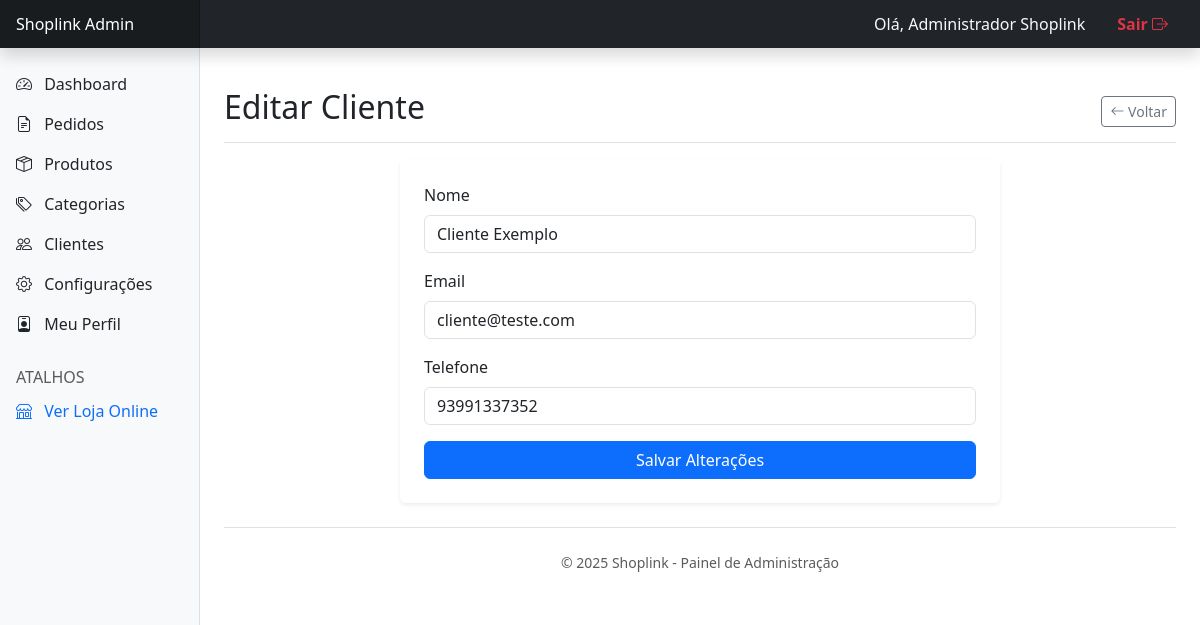
Screenshot of /admin/editar_cliente.php?id=2 (signed in) with the database file from the repository.
### tables this page shows
CREATE TABLE `usuarios` (
  `id` int(11) NOT NULL AUTO_INCREMENT,
  `nome` varchar(255) NOT NULL,
  `email` varchar(255) NOT NULL,
  `telefone` varchar(20) DEFAULT NULL,
  `endereco_cep` varchar(10) DEFAULT NULL,
  `endereco_rua` varchar(255) DEFAULT NULL,
  `endereco_numero` varchar(20) DEFAULT NULL,
  `endereco_bairro` varchar(100) DEFAULT NULL,
  `endereco_cidade` varchar(100) DEFAULT NULL,
  `endereco_estado` varchar(50) DEFAULT NULL,
  `endereco_complemento` varchar(100) DEFAULT NULL,
  `senha_hash` varchar(255) NOT NULL,
  `role` enum('admin','cliente') NOT NULL DEFAULT 'cliente',
  `data_cadastro` datetime DEFAULT current_timestamp(),
  PRIMARY KEY (`id`),
  UNIQUE KEY `email` (`email`)
);

### admin/editar_cliente.php (the view, shortened to what this page needs)
<?php
require_once '../config/database.php';
$id = (int)$_GET['id'];
$stmt = $pdo->prepare("SELECT * FROM usuarios WHERE id=:id AND role='cliente'");
$stmt->execute([':id' => $id]);
$cliente = $stmt->fetch();
require_once 'includes/header_admin.php';
?>
<div class="d-flex justify-content-between align-items-center pt-3 pb-2 mb-3 border-bottom">
    <h1 class="h2">Editar Cliente</h1>
    <a href="clientes.php" class="btn btn-outline-secondary btn-sm">
        <i class="bi bi-arrow-left"></i> Voltar
    </a>
</div>
<div class="card shadow-sm border-0" style="max-width: 600px; margin: 0 auto;">
    <div class="card-body p-4">
        <form method="post">
            <div class="mb-3">
                <label class="form-label">Nome</label>
                <input type="text" name="nome" class="form-control" value="<?php echo htmlspecialchars($cliente['nome']); ?>" required>
            </div>
            <div class="mb-3">
                <label class="form-label">Email</label>
                <input type="email" name="email" class="form-control" value="<?php echo htmlspecialchars($cliente['email']); ?>" required>
            </div>
            <div class="mb-3">
                <label class="form-label">Telefone</label>
                <input type="text" name="telefone" class="form-control" value="<?php echo htmlspecialchars($cliente['telefone']); ?>">
            </div>
            <button class="btn btn-primary w-100">Salvar Alterações</button>
        </form>
    </div>
</div>
<?php require_once 'includes/footer_admin.php'; ?>

### rows the page displays
usuarios: nome "Cliente Exemplo", email "cliente@teste.com", telefone "93991337352"

### other values shown
$nome_admin "Administrador Shoplink"
